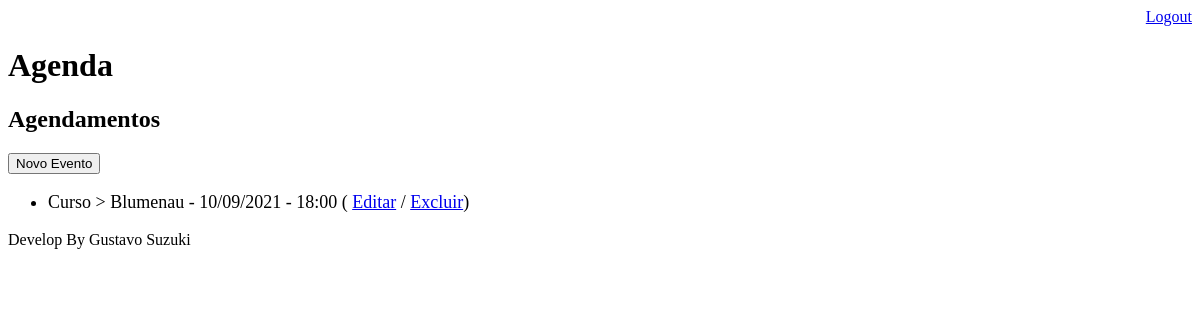
The page /agenda/ (signed in) on the database as committed earlier.
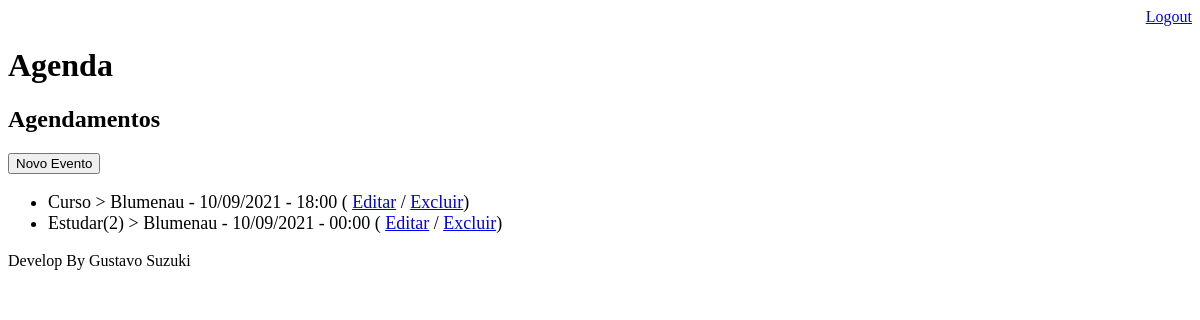
The same page on the database as committed later.
### core/models.py (models this page shows, shortened)
class Evento(models.Model):
    titulo = models.CharField(max_length=100)
    descricao = models.TextField(blank=True, null=True)
    local = models.TextField(max_length=100)
    data_evento = models.DateTimeField(verbose_name="DATA DO EVENTO")
    data_criacao = models.DateTimeField(auto_now=True)
    usuario = models.ForeignKey(User, on_delete=models.CASCADE)
    class Meta:
        db_table = 'evento'
    def get_data_evento(self):
        return self.data_evento.strftime('%d/%m/%Y - %H:%M')
    def get_evento_atrasado(self):
        if self.data_evento < datetime.now():
            return True
        else:
            return False

### core/views.py (the view)
# urls.py: path('agenda/', views.lista_eventos),
@csrf_exempt
@login_required(login_url='/login/')
def lista_eventos(request):
    usuario = request.user
    data_atual = datetime.now() - timedelta(hours=1)
    evento = Evento.objects.filter(usuario=usuario,
                                   data_evento__gt=data_atual)
    dados = {'eventos': evento}
    return render(request, 'agenda.html', dados)

### templates/agenda.html (shortened to what this page needs)
{% extends "model-page.html" %}
{% block content %}
    <h2>Agendamentos</h2>
    <a href="evento/">
        <button type="button">Novo Evento</button>
    </a>
    <ul style="font-size: 18px">
        {% for evento in eventos %}
            <li>
                <div style=>
                    {{ evento.titulo }} > {{ evento.local }} - {{ evento.get_data_evento }}
                    ( <a href="evento/?id={{ evento.id }}">Editar</a>
                    / <a href="evento/delete/{{ evento.id }}/">Excluir</a>)
                </div>
            </li>
        {% endfor %}
    </ul>
{% endblock %}

Rows that differ between the two databases and show on the page:
added Evento: titulo "Estudar(2)", local "Blumenau", get_data_evento "10/09/2021 - 00:00"
